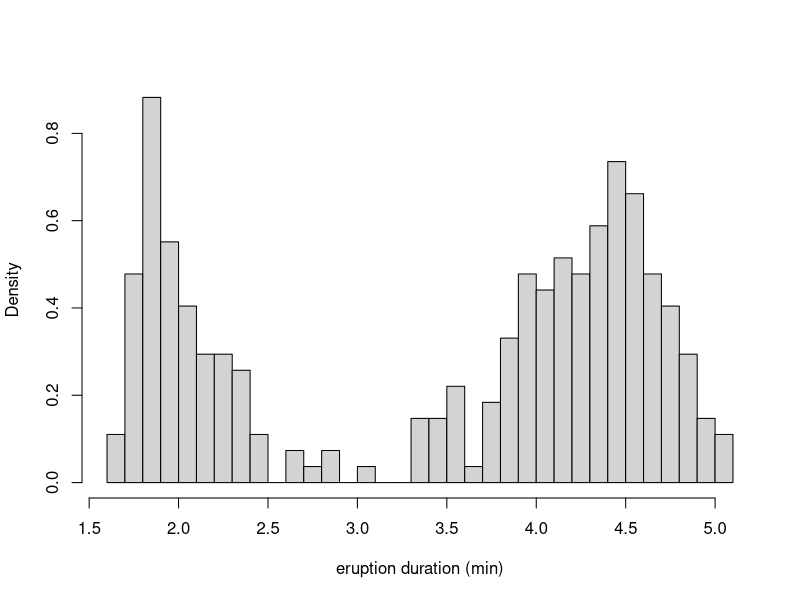

The R script that drew this image:
# Session 4 — Mixtures, starting values and identifiability
# Statistical Modelling (BAM), IE University --- Prof. Dae-Jin Lee (daelee@faculty.ie.edu)
# Plain-script version of 04-mixture-starts.Rmd (same code). Run from this folder.

# ---- 1. The negative log-likelihood ----------------------------------------

e <- faithful$eruptions
nll_mix <- function(par, y) {
  p <- plogis(par[1])
  -sum(log(p * dnorm(y, par[2], exp(par[4])) + (1 - p) * dnorm(y, par[3], exp(par[5]))))
}
show_fit <- function(fit) {
  round(c(p = plogis(fit$par[1]), mu1 = fit$par[2], mu2 = fit$par[3],
          sigma1 = exp(fit$par[4]), sigma2 = exp(fit$par[5]),
          loglik = -fit$value, convergence = fit$convergence), 3)
}
hist(e, breaks = 30, freq = FALSE, main = "", xlab = "eruption duration (min)")

# ---- 2. A sensible start and a symmetric start -----------------------------

fit_good <- optim(c(0, 2, 4.5, log(0.5), log(0.5)), nll_mix, y = e, method = "BFGS", hessian = TRUE)
show_fit(fit_good)
eigen(fit_good$hessian)$values            # all positive

fit_sym <- optim(c(0, mean(e), mean(e), log(sd(e)), log(sd(e))), nll_mix, y = e,
                 method = "BFGS", hessian = TRUE)
show_fit(fit_sym)                          # stuck at a single normal
round(eigen(fit_sym$hessian)$values, 4)    # a zero and a negative eigenvalue: saddle point

# ---- 3. Many starts, classified --------------------------------------------

multi_start <- function(y, B = 20, sd_start = sd(y) / 2) {
  t(replicate(B, {
    st <- c(0, sample(y, 2), log(sd_start), log(sd_start))
    fit <- tryCatch(optim(st, nll_mix, y = y, method = "BFGS"), error = function(err) NULL)
    if (is.null(fit)) rep(NA, 7) else show_fit(fit)
  }))
}
set.seed(2027)
runs <- multi_start(e)
type <- with(as.data.frame(runs),
             ifelse(is.na(loglik), "error",
             ifelse(pmin(p, 1 - p) < 0.01, "one component (p at 0 or 1)",
             ifelse(pmin(sigma1, sigma2) < 0.01, "degenerate (sigma near 0)",
                    "two components"))))
table(type)
runs[type == "two components", ][1:4, ]   # both labellings appear

# ---- 4. Fix the labels before reporting ------------------------------------

relabel <- function(r) {
  if (r["mu1"] > r["mu2"]) {
    r[c("mu1", "mu2")]       <- r[c("mu2", "mu1")]
    r[c("sigma1", "sigma2")] <- r[c("sigma2", "sigma1")]
    r["p"] <- 1 - r["p"]
  }
  r
}
good <- t(apply(runs[type == "two components", ], 1, relabel))
unique(round(good, 2))
